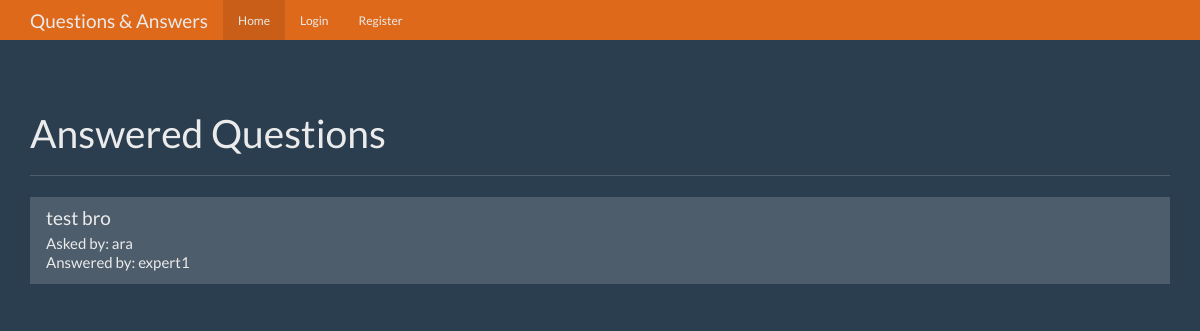
Before: / with the older database file.
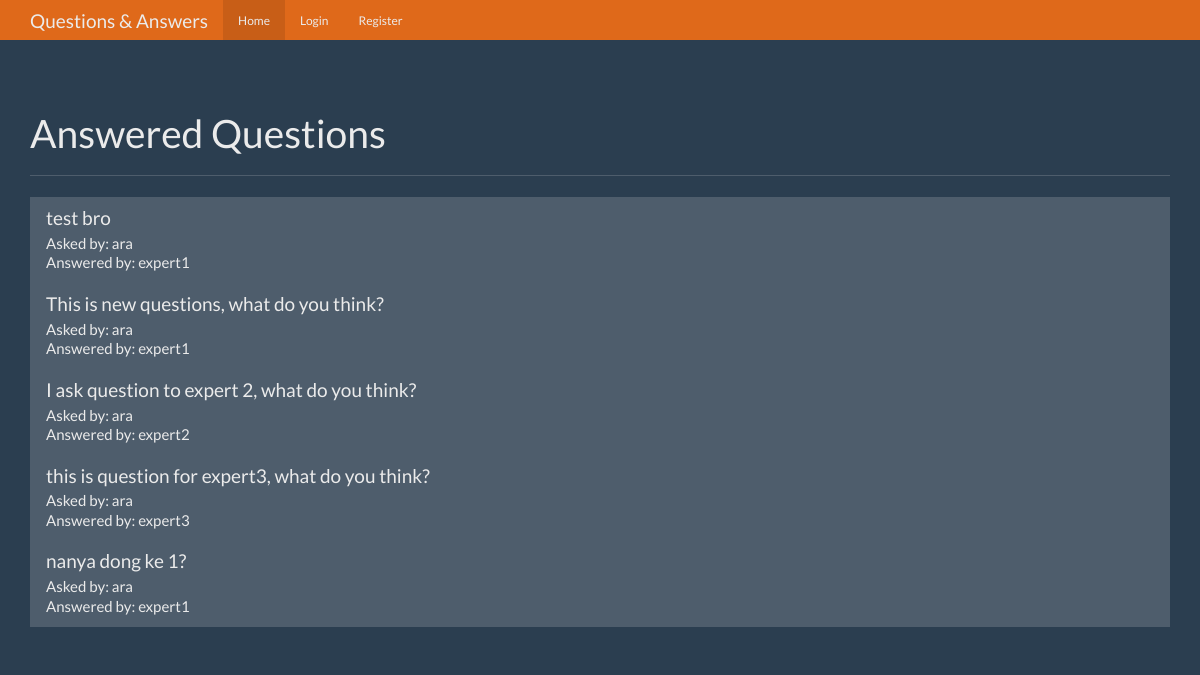
After: the same page with the newer database file.
### tables this page shows
CREATE TABLE questions (
    id integer primary key autoincrement,
    question_text text not null,
    answer_text text,
    asked_by_id integer not null,
    expert_id integer not null
);

CREATE TABLE users (
    id integer primary key autoincrement,
    name text not null,
    password text not null,
    expert boolean not null,
    admin boolean not null
);

### app.py (the view)
@app.route("/")
def index():
    user = get_current_user()
    unanswered_q = None
    if user is not None:
        unanswered_q = get_unanswered_question(user["id"])
    db = dbcon.get_db()
    questions_cur = db.execute(''' select questions.id, questions.question_text,
                                        asker.name as asker_name, expert.name as expert_name
                                   from questions
                                   join users as asker on asker.id = questions.asked_by_id
                                   join users as expert on expert.id = questions.expert_id
                                   where answer_text is not null  ''')
    questions_results = dbcon.extract_dbs(questions_cur.fetchall())
    return render_template("home.html", user=user,
                            questions=questions_results,
                            unanswered_q=unanswered_q)

### app.py (called while the page is built)
def get_current_user():
    user_result = None
    if 'user' in session:
        user = session["user"]
        db = dbcon.get_db()
        user_cur = db.execute("select * from users where name = ?", [user])
        user_result = user_cur.fetchone()
    return user_result

### dbcon.py (called while the page is built)
def connect_db():
    sql = sqlite3.connect("./questions.db")
    sql.row_factory = sqlite3.Row
    return sql

def get_db():
    if not hasattr(g, 'sqlite_db'):
        g.sqlite_db = connect_db()
    return g.sqlite_db

def extract_dbs(db_result):
    result = []
    if len(db_result) == 0:
        return result
    for d in db_result:
        d = dict(d)
        result.append(d)
    return result

### templates/home.html
{% extends 'base.html' %}
{% block body %}
      <div class="page-header">
        <h1>Answered Questions</h1>
      </div>
      <div class="row">
        <div class="col-lg-12">
          <div class="list-group">
            {% for q in questions %}
            <a href=" {{ url_for('question', question_id=q.id) }} " class="list-group-item">
              <h4 class="list-group-item-heading">{{q.question_text}}</h4>
              <p class="list-group-item-text">Asked by: {{q.asker_name}}</p>
              <p class="list-group-item-text">Answered by: {{q.expert_name}}</p>
            </a>
            {% endfor %}
          </div>
        </div>
      </div>
{% endblock %}

### templates/base.html (shortened to what this page needs)
<!DOCTYPE html>
<html lang="en">
  <head>
    <link href="{{ url_for('static', filename='bootstrap.min.css') }}" rel="stylesheet">
    <link href="{{ url_for('static', filename='theme.css') }}" rel="stylesheet">
  </head>
  <body>
    <nav class="navbar navbar-inverse navbar-fixed-top">
      <div class="container">
        <div class="navbar-header">
          <a class="navbar-brand" href="{{ url_for('index') }}">Questions & Answers</a>
        </div>
        <div id="navbar" class="navbar-collapse collapse">
          <ul class="nav navbar-nav">
            <li class="active"><a href="{{ url_for('index') }}">Home</a></li>
            {% if not user %}
            <li><a href="{{ url_for('login') }}">Login</a></li>
            <li><a href="{{ url_for('register') }}">Register</a></li>
            {% endif %}
          </ul>
        </div>
      </div>
    </nav>
    <div class="container theme-showcase" role="main">
      {% block body %}
      {% endblock %}
    </div>
  </body>
</html>

### static/theme.css (style rules this page uses)
body { padding-top: 70px; padding-bottom: 30px; }

Changed rows visible on the page:
added questions: question_text "This is new questions, what do you think?", asker_name "ara", expert_name "expert1"
added questions: question_text "I ask question to expert 2, what do you think?", asker_name "ara", expert_name "expert2"
added questions: question_text "this is question for expert3, what do you think?", asker_name "ara", expert_name "expert3"
added questions: question_text "nanya dong ke 1?", asker_name "ara", expert_name "expert1"
